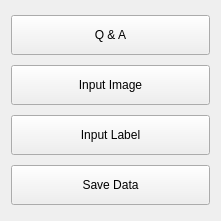
   <widget class="QWidget" name="verticalLayoutWidget_3">
    <property name="geometry">
     <rect>
      <x>20</x>
      <y>230</y>
      <width>221</width>
      <height>221</height>
     </rect>
    </property>
    <layout class="QVBoxLayout" name="verticalLayout_3">
     <item>
      <widget class="QPushButton" name="pushButton_ori_2">
       <property name="minimumSize">
        <size>
         <width>0</width>
         <height>40</height>
        </size>
       </property>
       <property name="text">
        <string>Q &amp;&amp; A</string>
       </property>
      </widget>
     </item>
     <item>
      <widget class="QPushButton" name="pushButton_ori">
       <property name="minimumSize">
        <size>
         <width>0</width>
         <height>40</height>
        </size>
       </property>
       <property name="text">
        <string>Input Image</string>
       </property>
      </widget>
     </item>
     <item>
      <widget class="QPushButton" name="pushButton">
       <property name="minimumSize">
        <size>
         <width>0</width>
         <height>40</height>
        </size>
       </property>
       <property name="text">
        <string>Input Label</string>
       </property>
       <property name="autoDefault">
        <bool>true</bool>
       </property>
      </widget>
     </item>
     <item>
      <widget class="QPushButton" name="pushButton_2">
       <property name="minimumSize">
        <size>
         <width>0</width>
         <height>40</height>
        </size>
       </property>
       <property name="text">
        <string>Save Data</string>
       </property>
      </widget>
     </item>
    </layout>
   </widget>
